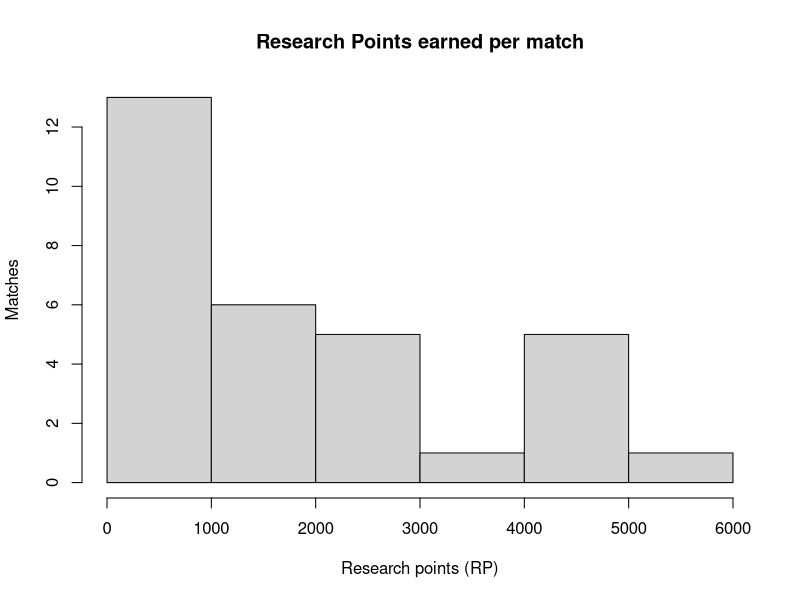
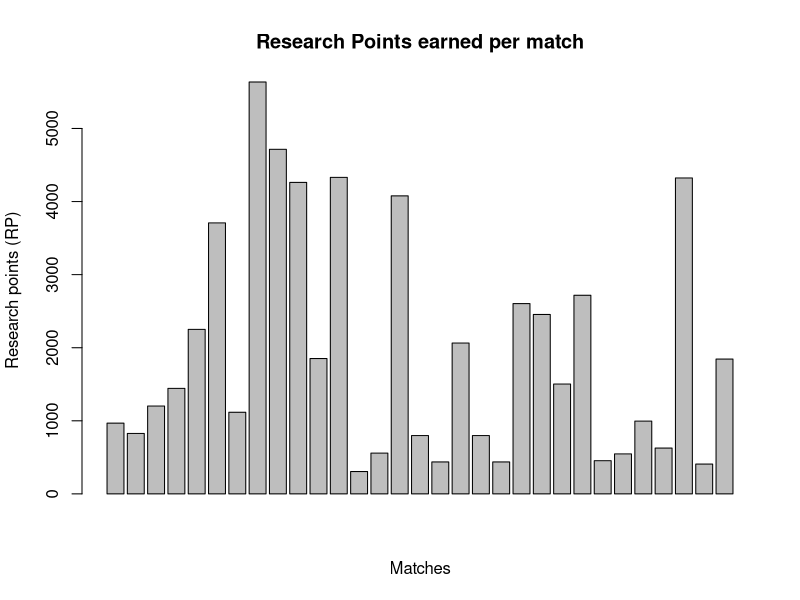
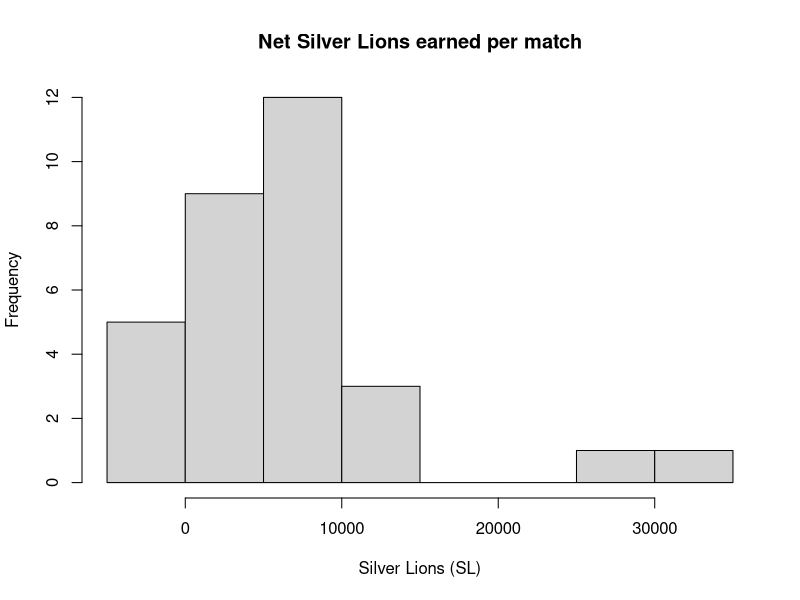
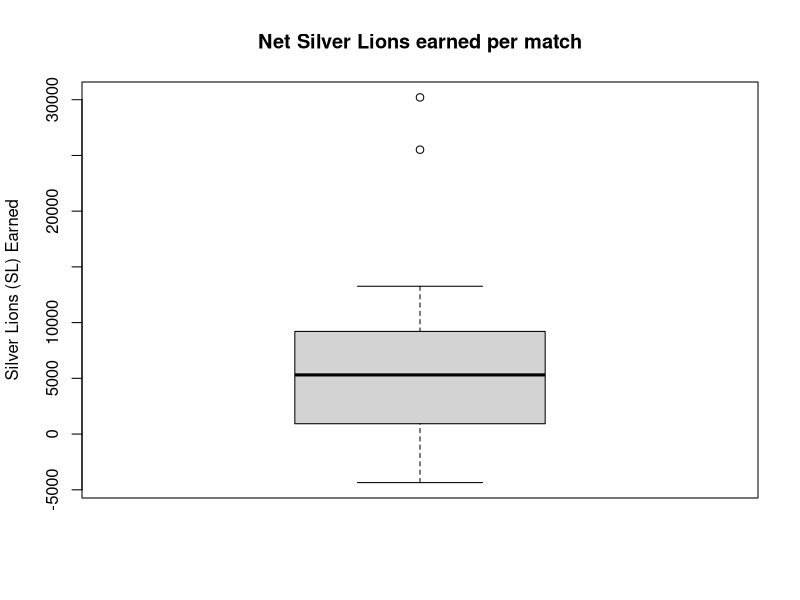
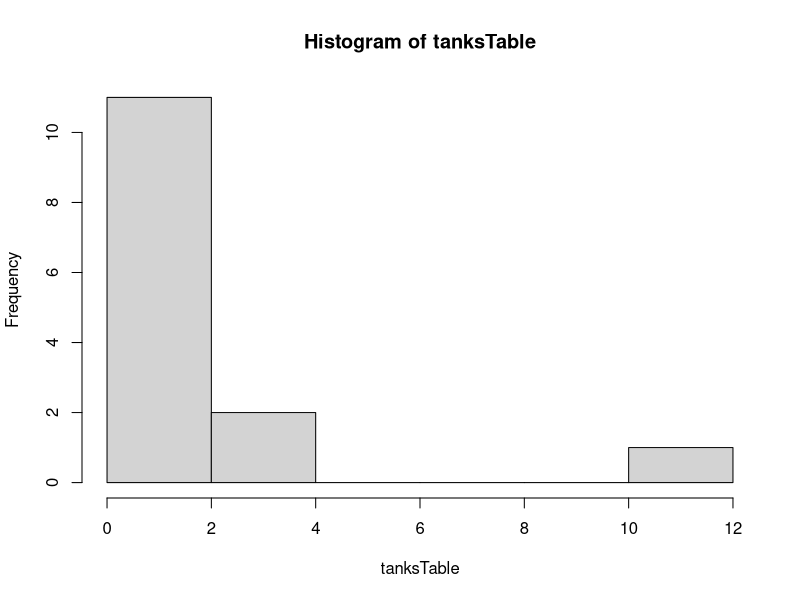
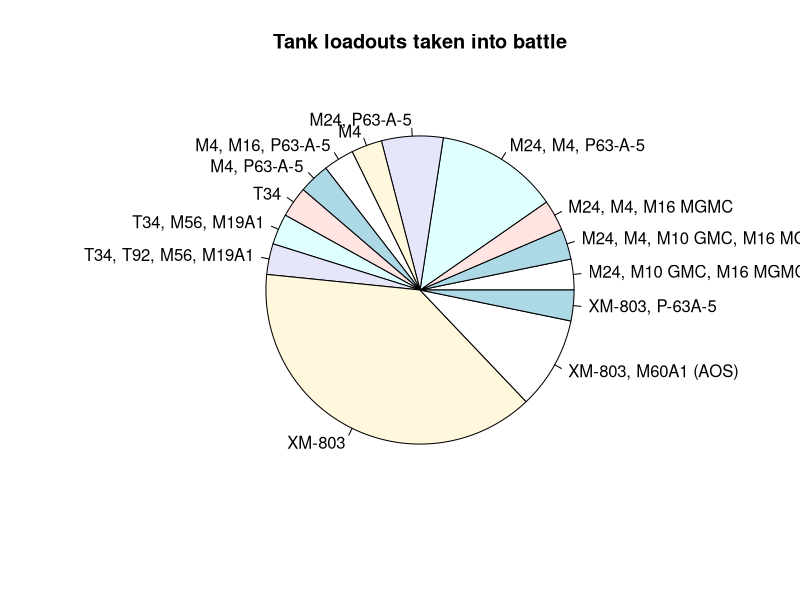
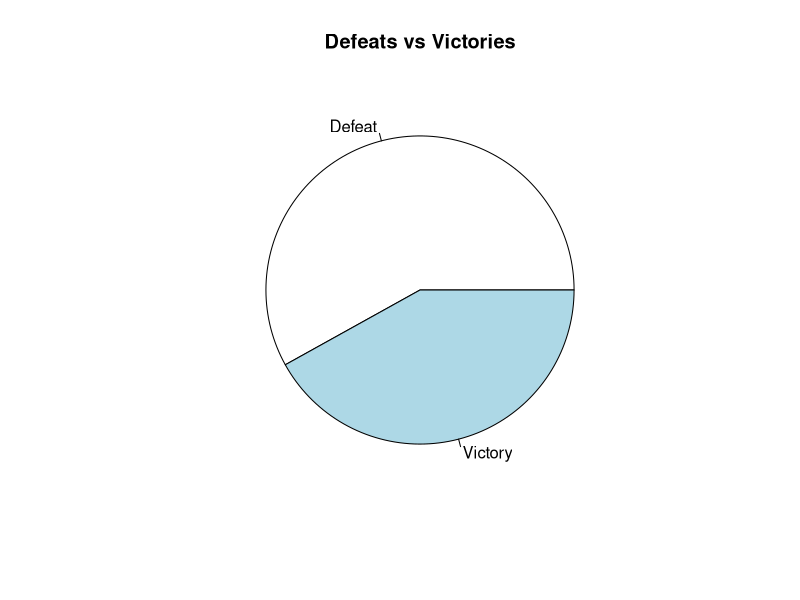

Source code (R) for these figures, in order:
# Read data
statistics <- read.csv("WarThunderProject3Data.csv")
statistics

# Research Points earned
hist(statistics$RP.Earned, 
        main="Research Points earned per match", 
        ylab="Matches",
        xlab="Research points (RP)") 
barplot(statistics$RP.Earned, 
        main="Research Points earned per match", 
        xlab="Matches",
        ylab="Research points (RP)") 

# Net Silver Lion Earnings
hist(statistics$Net.SL.Earnings, 
     main="Net Silver Lions earned per match", 
     xlab="Silver Lions (SL)")
boxplot(statistics$Net.SL.Earnings, 
        ylab="Silver Lions (SL) Earned", 
        main="Net Silver Lions earned per match")

# Get amount of entries with over 10,000 SL
SLSelect <- statistics$Net.SL.Earnings >= 10000
SLSelect
table(SLSelect)

# Get amount of entries with over 1,500 RP
RPSelect <- statistics$RP.Earned >= 1000
RPSelect
table(RPSelect)

# Combo select
ComboSelect <- statistics$Net.SL.Earnings >= 10000 & statistics$RP.Earned >= 1000
ComboSelect
table(ComboSelect)

# Pie chart of different tanks used
tanksFactor <- factor(statistics$Tank)
tanksTable <- table(tanksFactor)
hist(tanksTable, label=tanksFactor)
pie(tanksTable, main="Tank loadouts taken into battle")

# Pie chart of wins and losses
winrateFactor <- factor(statistics$Outcome.of.Match)
winrate <- table(winrateFactor)
pie(winrate, main="Defeats vs Victories")

# Proportion of wins and losses
outcomes <- table(statistics$Outcome.of.Match)
outcomes
